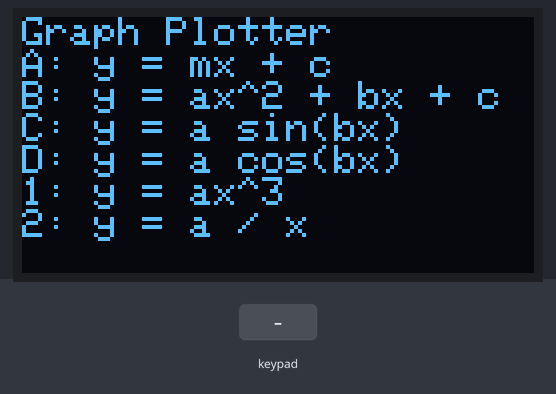
The sketch below on a simulated ESP32. Shown: 128×64 one-colour display. The test bench sets the inputs (shaded band).

Above: at 1.2 s.
1.3 s: keypad keys 1 3 1 2 1 4 2 7 # pressed 0.4 s apart
At 5.8 s:
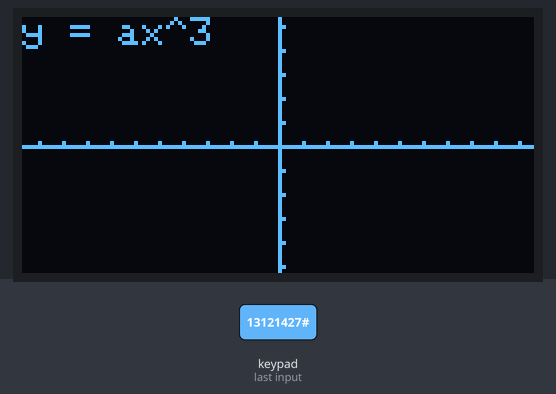
6.4 s: key '*' pressed
At 7.1 s:
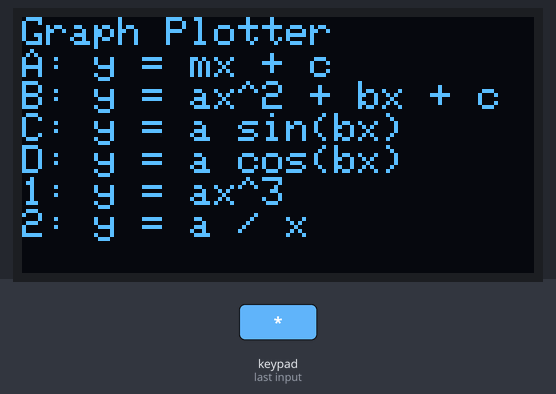
7.9 s: keypad keys 2 6 2 5 3 3 3 2 # pressed 0.4 s apart
At 11.9 s:
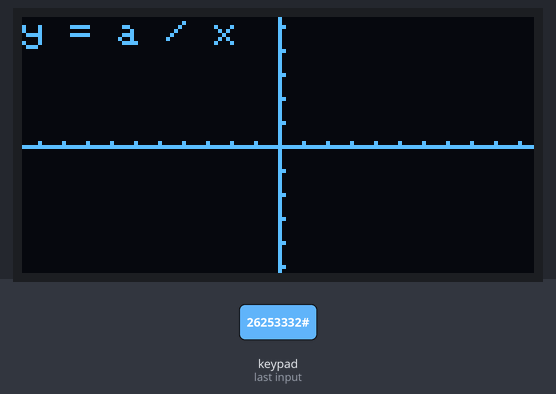
13.0 s: key 'A' pressed
At 14.4 s:
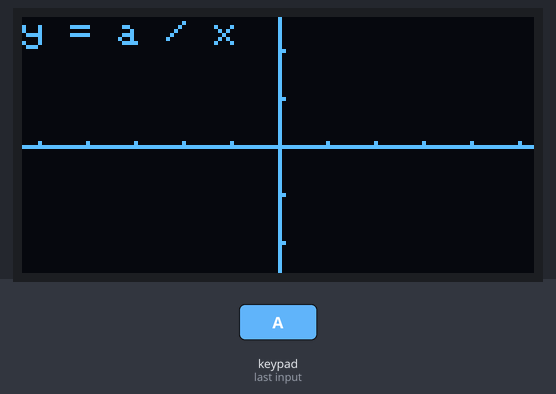
Timing chart, 0 to 15.5 s (numbered marks = the images above; inputs shaded):
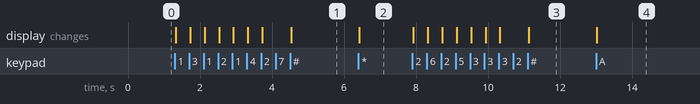

Measured:
- after the input at 1.3 s, the display: first changes at once (image 1 shows a later state)
- after the input at 6.4 s, the display: changes at once (image 2)
- after the input at 7.9 s, the display: first changes at once (image 3 shows a later state)
- after the input at 13.0 s, the display: changes at once (image 4)

The sketch:

C4_Cosine_Cubic_Reciprocal.ino
```cpp
#include <Wire.h>
#include <Adafruit_GFX.h>
#include <Adafruit_SSD1306.h>
#include <Keypad.h>

#define SCREEN_WIDTH 128
#define SCREEN_HEIGHT 64
Adafruit_SSD1306 display(SCREEN_WIDTH, SCREEN_HEIGHT, &Wire, -1);

const byte ROWS = 4;
const byte COLS = 4;
char keys[ROWS][COLS] = {
  {'1','2','3','A'},
  {'4','5','6','B'},
  {'7','8','9','C'},
  {'*','0','#','D'}
};
byte rowPins[ROWS] = {13, 12, 14, 27};
byte colPins[COLS] = {26, 25, 33, 32};
Keypad keypad = Keypad(makeKeymap(keys), rowPins, colPins, ROWS, COLS);

// ---------- NEW: GRAPH PLOTTER STATE ----------
// Three kinds of graph. Each needs 2 or 3 numbers (coefficients).
// CHALLENGE 4: three more graph types
String formulaText[6] = {"y = mx + c", "y = ax^2 + bx + c", "y = a sin(bx)",
                         "y = a cos(bx)", "y = ax^3", "y = a / x"};
String coefNames[6][3] = {{"m", "c", ""}, {"a", "b", "c"}, {"a", "b", ""},
                          {"a", "b", ""}, {"a", "", ""}, {"a", "", ""}};
int coefCount[6] = {2, 3, 2, 2, 1, 1};

int graphType = 0;        // 0 = line, 1 = quadratic, 2 = sine
double coef[3];           // the numbers the user types
int k = 0;                // which coefficient we are typing now
String currentInput = "";
int mode = 0;             // 0 = menu, 1 = typing numbers, 2 = showing graph
double scale = 6;         // pixels per 1 unit (zoom level)

void setup() {
  Serial.begin(115200);
  if (!display.begin(SSD1306_SWITCHCAPVCC, 0x3C)) {
    Serial.println("OLED not found");
    while (true);
  }
  display.setTextColor(SSD1306_WHITE);
  showScreen();
}

void loop() {
  char key = keypad.getKey();
  if (!key) return;

  if (key == '*') {                         // * = back to the menu
    mode = 0;
    showScreen();
    return;
  }

  if (mode == 0) {                          // choose a graph type
    if (key == 'A' || key == 'B' || key == 'C' || key == 'D' || key == '1' || key == '2') {
      if (key >= 'A') graphType = key - 'A';   // A -> 0 ... D -> 3
      if (key == '1') graphType = 4;           // cubic
      if (key == '2') graphType = 5;           // a / x
      k = 0;
      currentInput = "";
      mode = 1;
    }
  }
  else if (mode == 1) {                     // typing the numbers
    if (key >= '0' && key <= '9') {
      if (currentInput.length() < 6) currentInput += key;
    }
    else if (key == 'B') {                  // minus sign, only at the start
      if (currentInput.length() == 0) currentInput = "-";
    }
    else if (key == 'C') {                  // decimal point, only once
      if (currentInput.indexOf('.') == -1) currentInput += '.';
    }
    else if (key == 'D') {                  // delete
      if (currentInput.length() > 0) {
        currentInput.remove(currentInput.length() - 1);
      }
    }
    else if (key == '#') {                  // this number is finished
      coef[k] = currentInput.toDouble();
      currentInput = "";
      k++;
      if (k == coefCount[graphType]) {      // all numbers typed: draw!
        scale = 6;
        mode = 2;
      }
    }
  }
  else if (mode == 2) {                     // zoom
    if (key == 'A' && scale < 48) scale = scale * 2;     // zoom in
    if (key == 'B' && scale > 1.5) scale = scale / 2;    // zoom out
  }
  showScreen();
}

// The maths: y for any x
double f(double x) {
  if (graphType == 0) return coef[0] * x + coef[1];
  if (graphType == 1) return coef[0] * x * x + coef[1] * x + coef[2];
  if (graphType == 2) return coef[0] * sin(coef[1] * x);
  if (graphType == 3) return coef[0] * cos(coef[1] * x);
  if (graphType == 4) return coef[0] * x * x * x;
  // a / x: at x = 0 there is NO answer (you cannot divide by 0)
  if (x == 0) return NAN;                 // NAN = "not a number"
  return coef[0] / x;
}

// Maths coordinates -> screen pixels.  (0,0) is in the centre.
int toScreenX(double x) { return 64 + round(x * scale); }
int toScreenY(double y) {
  double py = 32 - y * scale;               // screen y grows DOWNWARDS
  if (py < -1000) py = -1000;               // keep huge values in a safe range
  if (py > 1000) py = 1000;
  return round(py);
}

void drawGraph() {
  display.clearDisplay();

  // axes
  display.drawLine(0, 32, 127, 32, SSD1306_WHITE);     // x-axis
  display.drawLine(64, 0, 64, 63, SSD1306_WHITE);      // y-axis

  // a small tick mark at every whole number, if they are not too close
  if (scale >= 4) {
    for (int i = -20; i <= 20; i++) {
      display.drawPixel(toScreenX(i), 31, SSD1306_WHITE);
      display.drawPixel(65, toScreenY(i), SSD1306_WHITE);
    }
  }

  // the curve: one point for every column of pixels, joined by lines
  int prevX = 0;
  int prevY = toScreenY(f((0 - 64) / scale));
  double prevValue = f((0 - 64) / scale);
  for (int px = 1; px < 128; px++) {
    double x = (px - 64) / scale;           // screen column -> maths x
    double value = f(x);
    int py = toScreenY(value);
    // Don't join the dots across x = 0 for a / x: the curve jumps from
    // far down to far up there, and it has no point AT x = 0.
    bool jump = isnan(value) || isnan(prevValue) ||
                (graphType == 5 && (value > 0) != (prevValue > 0));
    if (!jump) display.drawLine(prevX, prevY, px, py, SSD1306_WHITE);
    prevValue = value;
    prevX = px;
    prevY = py;
  }

  // label
  display.setTextSize(1);
  display.setCursor(0, 0);
  display.println(formulaText[graphType]);
  display.display();
}

void showScreen() {
  if (mode == 2) {
    drawGraph();
    return;
  }
  display.clearDisplay();
  display.setTextSize(1);
  display.setCursor(0, 0);
  if (mode == 0) {
    display.println("Graph Plotter");
    display.println("A: y = mx + c");
    display.println("B: y = ax^2 + bx + c");
    display.println("C: y = a sin(bx)");
    display.println("D: y = a cos(bx)");
    display.println("1: y = ax^3");
    display.println("2: y = a / x");
  }
  else if (mode == 1) {
    display.println(formulaText[graphType]);
    display.println("");
    display.print(coefNames[graphType][k]);
    display.print(" = ");
    display.setTextSize(2);
    display.println(currentInput);
    display.setTextSize(1);
    display.println("");
    display.println("B:-  C:.  D:Del");
    display.println("# = OK   * = Menu");
  }
  display.display();
}
```
